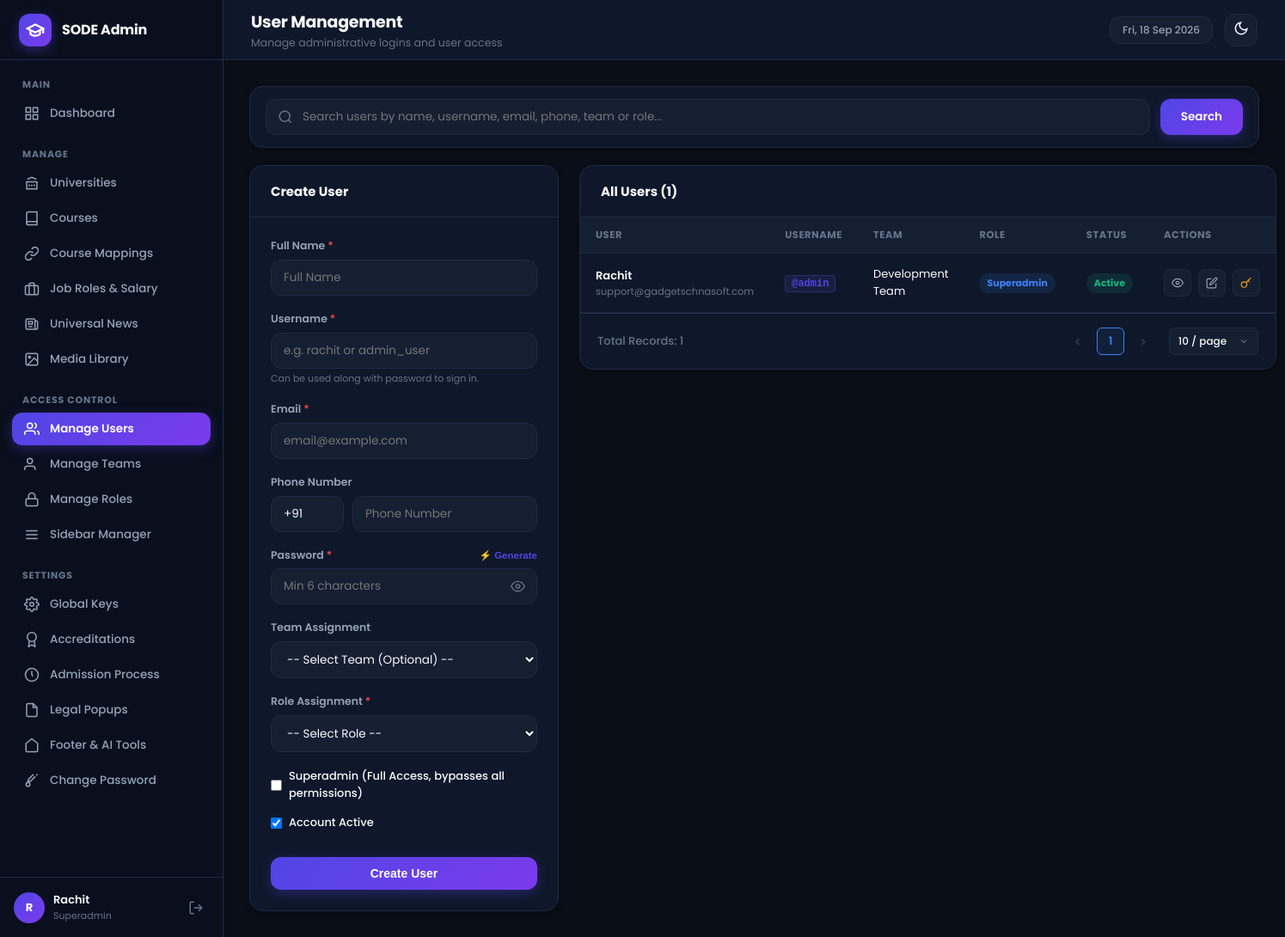
The app's page /admin/modules/rbac/users.php (signed in), older data.
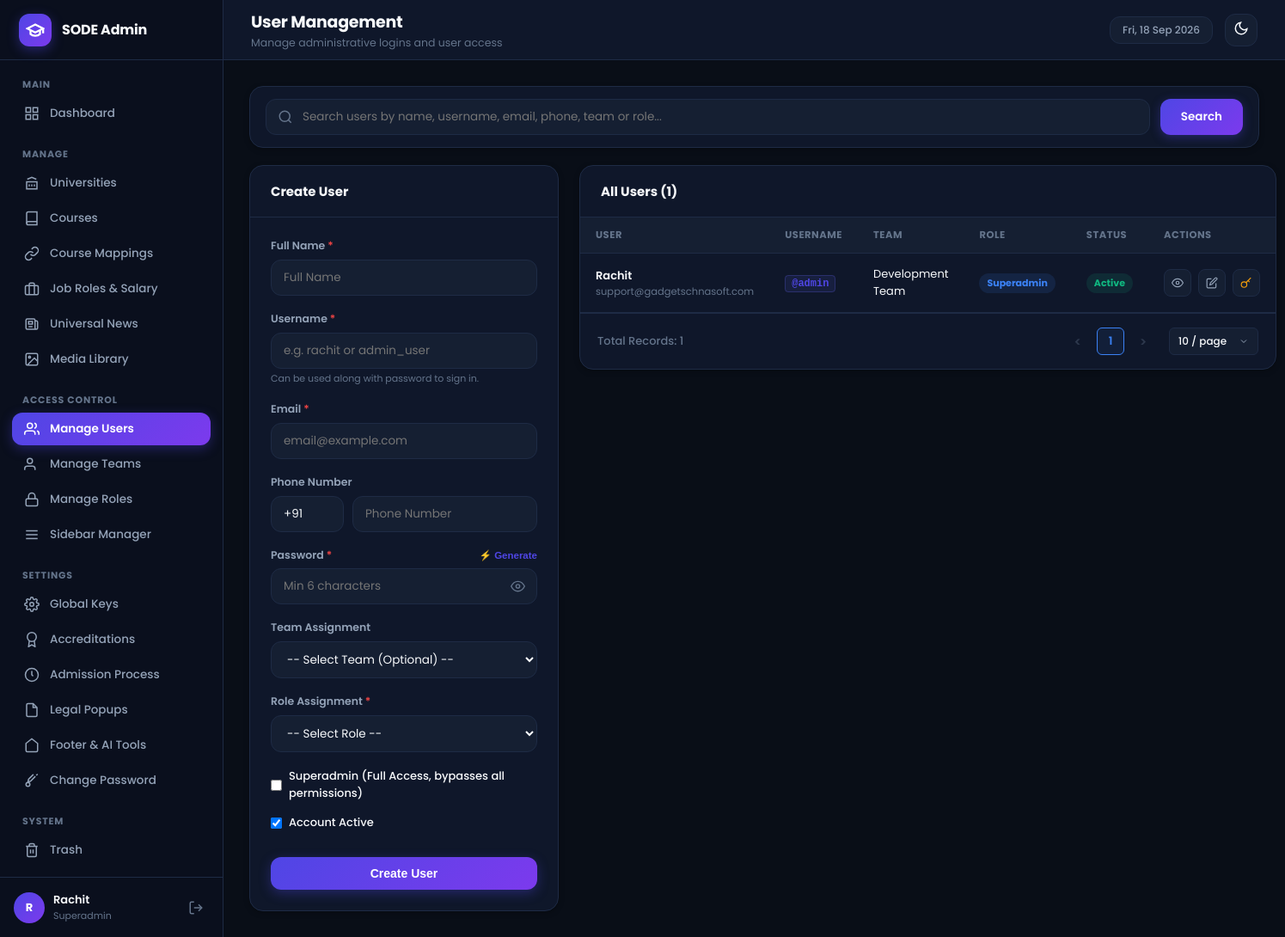
The same page, newer data.
### tables this page shows
CREATE TABLE IF NOT EXISTS `sidebar_items` (
  `id` INT UNSIGNED AUTO_INCREMENT PRIMARY KEY,
  `display_name` VARCHAR(100) NOT NULL,
  `page_route` VARCHAR(255) NOT NULL,
  `sort_order` INT DEFAULT 0,
  `active_page_key` VARCHAR(100) NOT NULL,
  `rbac_module_key` VARCHAR(100) NOT NULL,
  `menu_section` VARCHAR(100) DEFAULT 'Manage',
  `icon_svg` TEXT NULL,
  `is_superadmin_only` TINYINT(1) DEFAULT 0,
  `is_active` TINYINT(1) DEFAULT 1,
  `created_at` TIMESTAMP DEFAULT CURRENT_TIMESTAMP
);

CREATE TABLE IF NOT EXISTS `users` (
  `id` INT UNSIGNED AUTO_INCREMENT PRIMARY KEY,
  `name` VARCHAR(150) NOT NULL,
  `email` VARCHAR(191) NOT NULL UNIQUE,
  `username` VARCHAR(100) NULL UNIQUE,
  `country_code` VARCHAR(10) DEFAULT '+91',
  `phone` VARCHAR(25) NULL,
  `password_hash` VARCHAR(255) NOT NULL,
  `team_id` INT UNSIGNED NULL,
  `role_id` INT UNSIGNED NULL,
  `is_superadmin` TINYINT(1) DEFAULT 0,
  `is_active` TINYINT(1) DEFAULT 1,
  `created_at` TIMESTAMP DEFAULT CURRENT_TIMESTAMP,
  CONSTRAINT `fk_user_team` FOREIGN KEY (`team_id`) REFERENCES `teams` (`id`) ON DELETE SET NULL,
  CONSTRAINT `fk_user_role` FOREIGN KEY (`role_id`) REFERENCES `roles` (`id`) ON DELETE SET NULL
);

CREATE TABLE IF NOT EXISTS `roles` (
  `id` INT UNSIGNED AUTO_INCREMENT PRIMARY KEY,
  `name` VARCHAR(100) NOT NULL UNIQUE,
  `created_at` TIMESTAMP DEFAULT CURRENT_TIMESTAMP
);

CREATE TABLE IF NOT EXISTS `teams` (
  `id` INT UNSIGNED AUTO_INCREMENT PRIMARY KEY,
  `name` VARCHAR(100) NOT NULL UNIQUE,
  `description` TEXT NULL,
  `created_at` TIMESTAMP DEFAULT CURRENT_TIMESTAMP
);

### admin/includes/rbac.php (called while the page is built, shortened)
<?php
function is_superadmin() {
    return !empty($_SESSION['is_superadmin']);
}
    ?>
    <?php
function get_user_sidebar_items() {
    $db = get_db_connection();
    if (is_superadmin()) {
        $stmt = $db->query("SELECT * FROM sidebar_items WHERE is_active = 1 ORDER BY sort_order ASC, id ASC");
        $items = $stmt->fetchAll();
        if (!empty($items)) return $items;
    }
    $role_id = $_SESSION['user_role_id'] ?? 0;
    $stmt = $db->prepare("
        SELECT si.*
        FROM sidebar_items si
        INNER JOIN role_sidebar_access rsa ON si.id = rsa.sidebar_item_id
        WHERE rsa.role_id = :role_id AND si.is_active = 1 AND si.is_superadmin_only = 0
        ORDER BY si.sort_order ASC, si.id ASC
    ");
    $stmt->execute(['role_id' => $role_id]);
    return $stmt->fetchAll();
}

### admin/includes/auth.php (called while the page is built, shortened)
<?php
function is_logged_in() {
    return !empty($_SESSION['user_id']) && !empty($_SESSION['user_email']);
}
function get_logged_in_user() {
    return [
        'id'            => $_SESSION['user_id'],
        'name'          => $_SESSION['user_name'] ?? 'Admin',
        'email'         => $_SESSION['user_email'],
        'username'      => $_SESSION['user_username'] ?? '',
        'role_id'       => $_SESSION['user_role_id'] ?? null,
        'role_name'     => $_SESSION['user_role_name'] ?? 'User',
        'team_id'       => $_SESSION['user_team_id'] ?? null,
        'team_name'     => $_SESSION['user_team_name'] ?? 'No Team',
        'is_superadmin' => !empty($_SESSION['is_superadmin']),
    ];
}

### admin/modules/rbac/users.php (the view, shortened to what the rows shown need)
<?php
$active_page_key = 'users';
$db = get_db_connection();
$search = trim($_GET['q'] ?? '');
$where_sql = "";
$params = [];
$pagination = sode_get_pagination_params(10);
$page = $pagination['page'];
$per_page = $pagination['per_page'];
$offset = $pagination['offset'];
$count_query = "
    SELECT COUNT(*)
    FROM users u
    LEFT JOIN teams t ON u.team_id = t.id
    LEFT JOIN roles r ON u.role_id = r.id
    $where_sql
";
if ($search !== '') {
    $count_stmt = $db->prepare($count_query);
    $count_stmt->execute($params);
    $total_users = (int)$count_stmt->fetchColumn();
} else {
    $total_users = (int)$db->query($count_query)->fetchColumn();
}
$stmt = $db->prepare("
    SELECT u.*, t.name AS team_name, r.name AS role_name
    FROM users u
    LEFT JOIN teams t ON u.team_id = t.id
    LEFT JOIN roles r ON u.role_id = r.id
    $where_sql
    ORDER BY u.id DESC
    LIMIT :limit OFFSET :offset
");
$stmt->bindValue(':limit', $per_page, PDO::PARAM_INT);
$stmt->bindValue(':offset', $offset, PDO::PARAM_INT);
$stmt->execute();
$users = $stmt->fetchAll();
require_once ADMIN_PATH . '/includes/header.php';
?>
<div class="split-layout">
    <div class="admin-card">
        <div class="table-responsive">
            <table class="admin-table">
                <thead>
                    <tr>
                        <th>User</th>
                        <th>Username</th>
                        <th>Team</th>
                        <th>Role</th>
                        <th>Status</th>
                        <th>Actions</th>
                    </tr>
                </thead>
                <tbody>
                    <?php if (empty($users)): ?>
                        <tr><td colspan="6" style="text-align:center; padding:32px; color:var(--text-dim);"><?php echo $search !== '' ? 'No users match your search query "' . htmlspecialchars($search) . '".' : 'No users found.'; ?></td></tr>
                    <?php else: ?>
                        <?php foreach ($users as $u): ?>
                            <tr>
                                <td>
                                    <div style="font-weight:600; color:var(--text-main);"><?php echo htmlspecialchars($u['name']); ?></div>
                                    <div style="font-size:11.5px; color:var(--text-dim);"><?php echo htmlspecialchars($u['email']); ?></div>
                                </td>
                                <td>
                                    <?php if (!empty($u['username'])): ?>
                                        <code style="font-size:12px; font-weight:600; color:var(--primary); background:rgba(99, 102, 241, 0.1); padding:2px 7px; border-radius:4px; border:1px solid rgba(99, 102, 241, 0.25);">@<?php echo htmlspecialchars($u['username']); ?></code>
                                    <?php else: ?>
                                        <span style="color:var(--text-dim); font-size:12px;">—</span>
                                    <?php endif; ?>
                                </td>
                                <td><?php echo htmlspecialchars($u['team_name'] ?? 'No Team'); ?></td>
                                <td>
                                    <span class="badge <?php echo $u['is_superadmin'] ? 'badge-info' : 'badge-muted'; ?>">
                                        <?php echo $u['is_superadmin'] ? 'Superadmin' : htmlspecialchars($u['role_name'] ?? 'User'); ?>
                                    </span>
                                </td>
                                <td>
                                    <span class="badge <?php echo $u['is_active'] ? 'badge-success' : 'badge-danger'; ?>">
                                        <?php echo $u['is_active'] ? 'Active' : 'Inactive'; ?>
                                    </span>
                                </td>
                                <td>
                                    <div class="table-actions">
                                        <button type="button" class="action-btn" title="View User Details" onclick='openViewUserModal(<?php echo htmlspecialchars(json_encode([
                                            "id"            => (int)$u["id"],
                                            "name"          => $u["name"] ?? "",
                                            "username"      => $u["username"] ?? "",
                                            "email"         => $u["email"] ?? "",
                                            "country_code"  => $u["country_code"] ?? "+91",
                                            "phone"         => $u["phone"] ?? "",
                                            "plain_password"=> $u["plain_password"] ?? "",
                                            "team_name"     => $u["team_name"] ?? "No Team",
                                            "role_name"     => $u["role_name"] ?? "User",
                                            "is_superadmin" => !empty($u["is_superadmin"]),
                                            "is_active"     => !empty($u["is_active"]),
                                            "created_at"    => !empty($u["created_at"]) ? date("d M Y, h:i A", strtotime($u["created_at"])) : "—"
                                        ]), ENT_QUOTES, "UTF-8"); ?>)'>
                                            <svg width="14" height="14" viewBox="0 0 24 24" fill="none" stroke="currentColor" stroke-width="2"><path d="M1 12s4-8 11-8 11 8 11 8-4 8-11 8-11-8-11-8z"></path><circle cx="12" cy="12" r="3"></circle></svg>
                                        </button>
                                        <a href="<?php echo BASE_URL; ?>/modules/rbac/users.php?action=edit&id=<?php echo $u['id']; ?>" class="action-btn" title="Edit">
                                            <svg width="14" height="14" viewBox="0 0 24 24" fill="none" stroke="currentColor" stroke-width="2"><path d="M11 4H4a2 2 0 0 0-2 2v14a2 2 0 0 0 2 2h14a2 2 0 0 0 2-2v-7"></path><path d="M18.5 2.5a2.121 2.121 0 0 1 3 3L12 15l-4 1 1-4 9.5-9.5z"></path></svg>
                                        </a>
                                        <button type="button" class="action-btn" title="Reset Password" style="color:#f59e0b;" onclick='openResetPasswordModal(<?php echo htmlspecialchars(json_encode([
                                            "id"            => (int)$u["id"],
                                            "name"          => $u["name"] ?? "",
                                            "username"      => $u["username"] ?? "",
                                            "email"         => $u["email"] ?? "",
                                            "plain_password"=> $u["plain_password"] ?? ""
                                        ]), ENT_QUOTES, "UTF-8"); ?>)'>
                                            <svg width="14" height="14" viewBox="0 0 24 24" fill="none" stroke="currentColor" stroke-width="2"><circle cx="7.5" cy="15.5" r="5.5"></circle><path d="m21 2-9.6 9.6"></path><path d="m15.5 7.5 3 3"></path></svg>
                                        </button>
                                    </div>
                                </td>
                            </tr>
                        <?php endforeach; ?>
                    <?php endif; ?>
                </tbody>
            </table>
        </div>
        <?php echo sode_render_pagination($total_users, $page, $per_page); ?>
    </div>
</div>
<?php
require_once ADMIN_PATH . '/includes/footer.php';
?>

### admin/includes/sidebar.php (shortened to what the rows shown need)
<?php
$current_user = get_logged_in_user();
$sidebar_items = get_user_sidebar_items();
$grouped_items = [];
foreach ($sidebar_items as $item) {
    $section = !empty($item['menu_section']) ? strtoupper($item['menu_section']) : 'MANAGE';
    $grouped_items[$section][] = $item;
}
$current_page_key = $active_page_key ?? 'dashboard';
?>
<aside class="app-sidebar" id="app-sidebar">
    <nav class="sidebar-nav">
        <?php foreach ($grouped_items as $section_title => $section_items): ?>
            <div class="nav-section">
                <div class="nav-section-title"><?php echo htmlspecialchars($section_title); ?></div>
                <ul class="nav-list">
                    <?php foreach ($section_items as $item):
                        $is_active = ($current_page_key === $item['active_page_key']);
                        $route = (strpos($item['page_route'], 'http') === 0) ? $item['page_route'] : BASE_URL . '/' . ltrim($item['page_route'], '/');
                    ?>
                        <li class="nav-item <?php echo $is_active ? 'active' : ''; ?>">
                            <a href="<?php echo htmlspecialchars($route); ?>">
                                <?php if (!empty($item['icon_svg'])): ?>
                                    <?php echo $item['icon_svg']; ?>
                                <?php else: ?>
                                    <svg width="18" height="18" viewBox="0 0 24 24" fill="none" stroke="currentColor" stroke-width="2"><circle cx="12" cy="12" r="4"></circle></svg>
                                <?php endif; ?>
                                <span><?php echo htmlspecialchars($item['display_name']); ?></span>
                            </a>
                        </li>
                    <?php endforeach; ?>
                </ul>
            </div>
        <?php endforeach; ?>
    </nav>
    <div class="sidebar-user-footer">
        <div class="user-info-wrap">
            <div class="user-avatar">
                <?php echo htmlspecialchars(get_user_initials($current_user['name'])); ?>
            </div>
            <div class="user-details">
                <span class="user-name"><?php echo htmlspecialchars($current_user['name']); ?></span>
                <span class="user-role-badge"><?php echo htmlspecialchars($current_user['role_name']); ?></span>
            </div>
        </div>
    </div>
</aside>

### admin/includes/helpers.php (shortened to what the rows shown need)
<?php
function get_user_initials($name) {
    $parts = explode(' ', trim($name));
    $initials = '';
    if (!empty($parts[0])) $initials .= strtoupper(substr($parts[0], 0, 1));
    return !empty($initials) ? $initials : 'U';
}
if (!function_exists('sode_get_pagination_params')) {
    function sode_get_pagination_params($default_per_page = 10, $allowed = [10, 25, 50, 100], $page_key = 'page', $per_page_key = 'per_page') {
        $page = isset($_GET[$page_key]) ? (int)$_GET[$page_key] : 1;
        $per_page = isset($_GET[$per_page_key]) ? (int)$_GET[$per_page_key] : $default_per_page;
        $offset = ($page - 1) * $per_page;
        return [
            'page'     => $page,
            'per_page' => $per_page,
            'offset'   => $offset
        ];
    }
}
if (!function_exists('sode_render_pagination')) {
    function sode_render_pagination($total_records, $current_page, $per_page, $allowed = [10, 25, 50, 100], $page_key = 'page', $per_page_key = 'per_page') {
        $total_records = max(0, (int)$total_records);
        $per_page = max(1, (int)$per_page);
        $total_pages = max(1, (int)ceil($total_records / $per_page));
        $current_page = max(1, min((int)$current_page, $total_pages));
        $pages = [];
        if ($total_pages <= 7) {
            for ($i = 1; $i <= $total_pages; $i++) {
                $pages[] = $i;
            }
        }
        ?>
        <div class="sode-pagination-bar">
            <div class="sode-pagination-left">
                <span class="sode-pagination-total">Total Records: <?php echo number_format($total_records); ?></span>
            </div>
        </div>
        <?php
        return ob_get_clean();
    }
}

Row changes from the older to the newer data that the page shows:
added sidebar_items: display_name "Trash", shown under "SYSTEM"
Text that changed along with them:
new list line: "SYSTEM"
